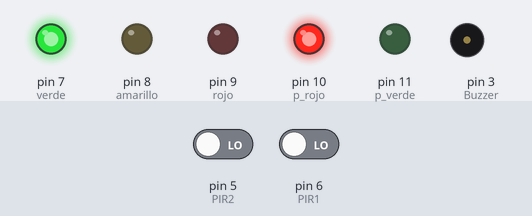
The sketch below on a simulated Arduino Uno, built with avr-gcc and run on an emulated ATmega328P. Parts: output pins drawn as LEDs (lit = HIGH), buzzer (waves = sounding, pin HIGH). The inputs (shaded band) are chosen by the test bench; at power-on: pin 5 (PIR2) LOW, pin 6 (PIR1) LOW.

Above: at 1.2 s.
1.3 s: pin 5 (PIR2) driven HIGH
At 2.1 s:
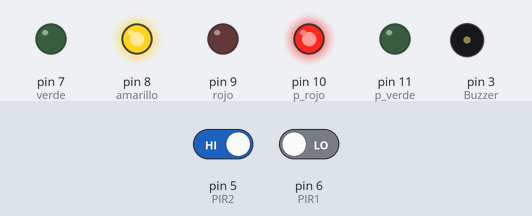
At 12.1 s:
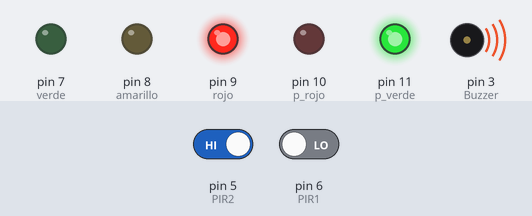
Timing chart, 0 to 14.8 s (numbered marks = the images above; inputs shaded):
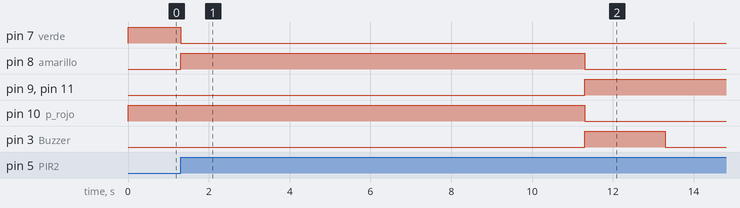

Measured:
- after the input at 1.3 s, pin 7 (verde): HIGH → LOW at once; pin 8 (amarillo): LOW → HIGH at once, → LOW 10.0 s later; pin 9 (rojo), pin 11 (p_verde): LOW → HIGH after 10.0 s; pin 10 (p_rojo): HIGH → LOW after 10.0 s; pin 3 (Buzzer): LOW → HIGH after 10.0 s, → LOW 2.0 s later

The sketch:

sketch_dec11a.ino
```cpp
int rojo = 9;
int amarillo = 8;
int verde = 7;
int p_rojo = 10;
int p_verde = 11;
int PIR1 = 6;
int PIR2 = 5;
int Buzzer = 3;

void setup() {
  pinMode(rojo, OUTPUT);
  pinMode(amarillo, OUTPUT);
  pinMode(verde, OUTPUT);
  pinMode(p_rojo, OUTPUT);
  pinMode(p_verde, OUTPUT);
  pinMode(PIR1, INPUT);
  pinMode(PIR2, INPUT);
  pinMode(Buzzer, OUTPUT);
}

void loop() {
// Variables que usar en los ciclos
  int i, j;
// Si se detecta la presencia de un peatón en alguno de los lados
  if ((digitalRead(PIR1)) || (digitalRead(PIR2))) {
// Se avisa de la presencia de peatones con un cambio de color del semáforo
    digitalWrite(verde, LOW);
// Se cambian los semáforos de verde
    digitalWrite(amarillo, HIGH);
// a amarillo,
    delay(10000);
// que se mantendrá durante 10 segundos.

// Se permite el paso de los peatones
    digitalWrite(amarillo, LOW);
// Se cambian los semáforos de amarillo
    digitalWrite(rojo, HIGH);
// a verde.
    digitalWrite(p_rojo, LOW);
    digitalWrite(p_verde, HIGH);

// Se inicia una señal sonora con un ritmo que indique el tiempo restante.
    for (i=1;i<11;i++) {
      for (j=1;j<5;j++) {
       digitalWrite(Buzzer, HIGH);
       delay(2000/i);
       digitalWrite(Buzzer, LOW);
       delay(2000/i);
      }
    }

// Se vuelve a permitir la circulación de vehículos
  digitalWrite(rojo, LOW);
// Se apaga la luz roja
  digitalWrite(verde, HIGH);
// y se enciende la luz verde
  digitalWrite(p_rojo, HIGH);
  digitalWrite(p_verde, LOW);
  delay(60000);
// Se espera al menos 1 minutos a volver a habilitar el paso de peatones
  }
// Se permite la circulación de vehículos
  digitalWrite(rojo, LOW);
// Se apaga la luz roja
  digitalWrite(verde, HIGH);
// y se enciende la luz verde para vehículos
  digitalWrite(p_rojo, HIGH);
// Al revés para peatones
  digitalWrite(p_verde, LOW);
}
```
